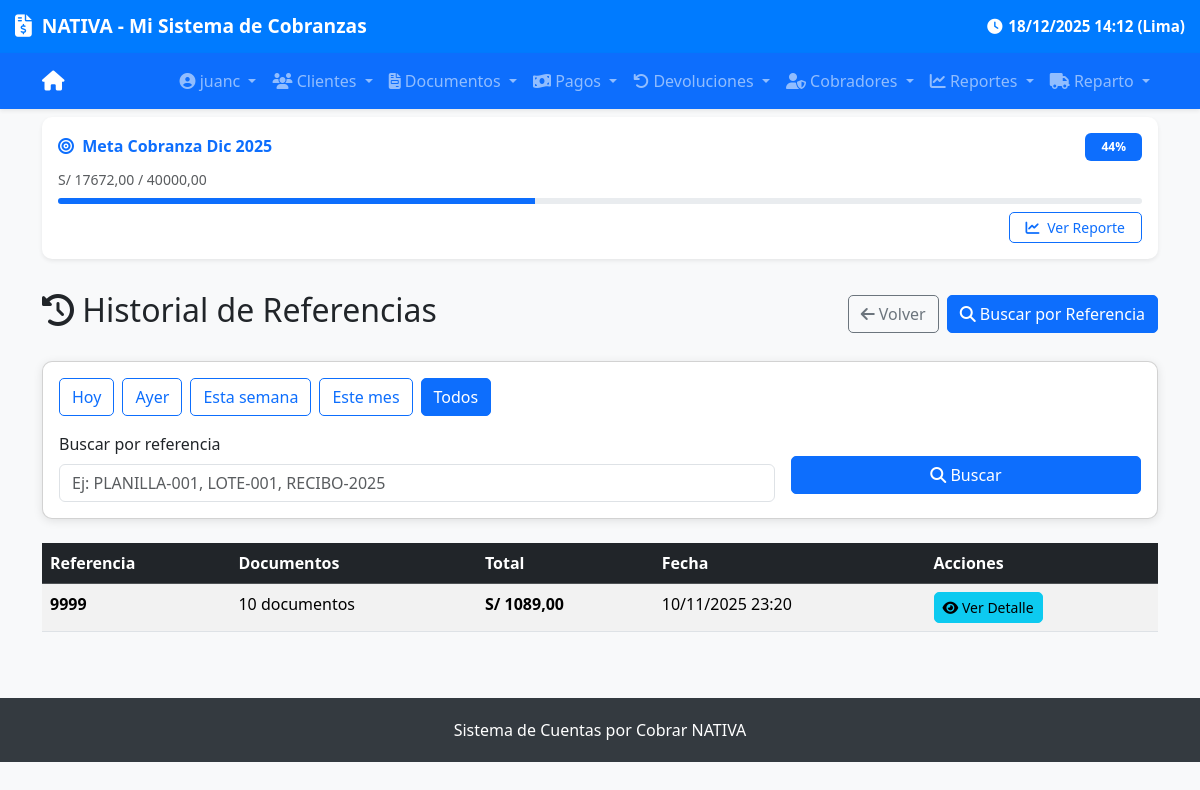
The page /cobros/historial-referencias/ (signed in) on the database its author committed.
### cobros/models.py (models this page shows, shortened)
class MetaMensual(models.Model):
    mes = models.DateField(help_text="Primer día del mes, ej: 2025-09-01")
    monto_objetivo = models.DecimalField(max_digits=12, decimal_places=2)
    descripcion = models.CharField(max_length=200, blank=True, null=True)
    creada_en = models.DateTimeField(auto_now_add=True)
    actualizada_en = models.DateTimeField(auto_now=True)
    class Meta:
        unique_together = ('mes',)
    @property
    def monto_alcanzado(self):
        from .models import Cobro
        from django.db.models import Sum
        import datetime
        try:
            if not self.mes:
                return Decimal('0.00')
            primer_dia = self.mes
            _, last_day = calendar.monthrange(primer_dia.year, primer_dia.month)
            ultimo_dia = primer_dia.replace(day=last_day)
            fecha_inicio = timezone.make_aware(
                datetime.datetime.combine(primer_dia, datetime.time.min)
            )
            fecha_fin = timezone.make_aware(
                datetime.datetime.combine(ultimo_dia, datetime.time.max)
            )
            total = Cobro.objects.filter(
                fecha__gte=fecha_inicio,
                fecha__lte=fecha_fin
            ).aggregate(total=Sum('monto'))['total'] or Decimal('0.00')
            return total
        except Exception as e:
            print(f"Error en monto_alcanzado: {e}")
            return Decimal('0.00')
    @property
    def porcentaje_alcanzado(self):
        if self.monto_objetivo <= 0:
            return 0
        return min((self.monto_alcanzado / self.monto_objetivo) * 100, 100)

### cobros/views.py (the view)
# urls.py: path('historial-referencias/', views.historial_referencias, name='historial_referencias'),
def historial_referencias(request):
    filtro_fecha = request.GET.get('fecha')
    query = request.GET.get('q', '').strip()  # ✅ Obtener búsqueda
    cobros = Cobro.objects.exclude(referencia__isnull=True).exclude(referencia='')
    if query:
        cobros = cobros.filter(referencia__icontains=query)
    hoy = timezone.localtime(timezone.now()).date()
    if filtro_fecha == 'hoy':
        cobros = cobros.filter(fecha__date=hoy)
    elif filtro_fecha == 'ayer':
        ayer = hoy - timedelta(days=1)
        cobros = cobros.filter(fecha__date=ayer)
    elif filtro_fecha == 'semana':
        inicio_semana = hoy - timedelta(days=hoy.weekday())  # Lunes de esta semana
        cobros = cobros.filter(fecha__date__gte=inicio_semana)
    elif filtro_fecha == 'mes':
        cobros = cobros.filter(fecha__date__year=hoy.year, fecha__date__month=hoy.month)
    referencias = (
        cobros.values('referencia')
        .annotate(
            count=Count('id'),
            total=Sum('monto'),
            fecha=Max('fecha')  # Último pago con esa referencia
        )
        .order_by('-fecha')
    )
    paginator = Paginator(referencias, 20)
    page_number = request.GET.get('page')
    page_obj = paginator.get_page(page_number)
    return render(request, 'cobros/historial_referencias.html', {
        'page_obj': page_obj,
        'filtro_fecha': filtro_fecha,
        'query': query,  # ✅ Pasar query al template
    })

### cobros/templates/cobros/historial_referencias.html (shortened to what this page needs)
{% extends 'base.html' %}
{% block content %}
<div class="d-flex justify-content-between align-items-center mb-4">
    <h2><i class="fas fa-history"></i> Historial de Referencias</h2>
    <div class="d-flex">
        <button type="button" class="btn btn-outline-secondary me-2" onclick="window.history.back();">
            <i class="fas fa-arrow-left"></i> Volver
        </button>
        <a href="{% url 'cobros:buscar_por_referencia' %}" class="btn btn-primary">
            <i class="fas fa-search"></i> Buscar por Referencia
        </a>
    </div>
</div>
<div class="card mb-4">
    <div class="card-body">
        <div class="d-flex flex-wrap gap-2 mb-3">
            <a href="{% url 'cobros:historial_referencias' %}?{% if query %}q={{ query|urlencode }}&{% endif %}fecha=hoy"
               class="btn {% if filtro_fecha == 'hoy' and not query %}btn-primary{% else %}btn-outline-primary{% endif %}">
                Hoy
            </a>
            <a href="{% url 'cobros:historial_referencias' %}?{% if query %}q={{ query|urlencode }}&{% endif %}fecha=ayer"
               class="btn {% if filtro_fecha == 'ayer' and not query %}btn-primary{% else %}btn-outline-primary{% endif %}">
                Ayer
            </a>
            <a href="{% url 'cobros:historial_referencias' %}?{% if query %}q={{ query|urlencode }}&{% endif %}fecha=semana"
               class="btn {% if filtro_fecha == 'semana' and not query %}btn-primary{% else %}btn-outline-primary{% endif %}">
                Esta semana
            </a>
            <a href="{% url 'cobros:historial_referencias' %}?{% if query %}q={{ query|urlencode }}&{% endif %}fecha=mes"
               class="btn {% if filtro_fecha == 'mes' and not query %}btn-primary{% else %}btn-outline-primary{% endif %}">
                Este mes
            </a>
            <a href="{% url 'cobros:historial_referencias' %}{% if query %}?q={{ query|urlencode }}{% endif %}"
               class="btn {% if not filtro_fecha and not query %}btn-primary{% else %}btn-outline-secondary{% endif %}">
                Todos
            </a>
        </div>
        <form method="get" class="row g-3 align-items-end">
            <div class="col-md-8">
                <label for="q" class="form-label">Buscar por referencia</label>
                <input type="text"
                       name="q"
                       id="q"
                       class="form-control"
                       placeholder="Ej: PLANILLA-001, LOTE-001, RECIBO-2025"
                       value="{{ query|default:'' }}">
            </div>
            <div class="col-md-4">
                <button type="submit" class="btn btn-primary w-100 mb-2">
                    <i class="fas fa-search"></i> Buscar
                </button>
            </div>
        </form>
    </div>
</div>
<div class="d-none d-md-block">
    <div class="table-responsive">
        <table class="table table-striped table-hover">
            <thead class="table-dark">
                <tr>
                    <th>Referencia</th>
                    <th>Documentos</th>
                    <th>Total</th>
                    <th>Fecha</th>
                    <th>Acciones</th>
                </tr>
            </thead>
            <tbody>
                {% for item in page_obj %}
                <tr>
                    <td><strong>{{ item.referencia }}</strong></td>
                    <td>{{ item.count }} documento{{ item.count|pluralize }}</td>
                    <td><strong>S/ {{ item.total|floatformat:2 }}</strong></td>
                    <td>{{ item.fecha|date:"d/m/Y H:i" }}</td>
                    <td>
                        <a href="{% url 'cobros:buscar_por_referencia' %}?q={{ item.referencia }}"
                           class="btn btn-sm btn-info">
                            <i class="fas fa-eye"></i> Ver Detalle
                        </a>
                    </td>
                </tr>
                {% empty %}
                <tr>
                    <td colspan="5" class="text-center py-4">
                        No hay referencias registradas.
                    </td>
                </tr>
                {% endfor %}
            </tbody>
        </table>
    </div>
</div>
{% endblock %}

### templates/base.html (shortened to what this page needs)
<!DOCTYPE html>
<html lang="es">
<head>
    <link href="https://cdn.jsdelivr.net/npm/bootstrap@5.3.3/dist/css/bootstrap.min.css" rel="stylesheet">
    <link href="https://cdnjs.cloudflare.com/ajax/libs/font-awesome/6.5.0/css/all.min.css" rel="stylesheet">
</head>
<body>
    <div class="header-container">
        <div class="brand-row">
            <div class="logo-text">
                <i class="fas fa-file-invoice-dollar"></i>
                <span><strong>NATIVA</strong> - Mi Sistema de Cobranzas</span>
            </div>
            <div class="time-info">
                <i class="fas fa-clock"></i>
                {% now "d/m/Y H:i" as current_time %}
                {{ current_time }} (Lima)
            </div>
        </div>
    </div>
    <nav class="navbar navbar-expand-lg navbar-dark bg-primary shadow-sm">
        <div class="container">
            <a class="navbar-brand" href="{% url 'clientes:cliente_list' %}">
                <i class="fas fa-home"></i>
            </a>
            <div class="collapse navbar-collapse" id="navbarNav">
                <ul class="navbar-nav ms-auto">
                    {% if user.is_authenticated %}
                        {% with es_repartidor=es_repartidor %}
                            {% if es_repartidor %}
                                <li class="nav-item dropdown">
                                    <a class="nav-link dropdown-toggle" href="#" role="button" data-bs-toggle="dropdown">
                                        <i class="fas fa-truck"></i> Reparto
                                    </a>
                                    <ul class="dropdown-menu dropdown-menu-end">
                                        <li><a class="dropdown-item" href="{% url 'documentos:despacho_lista' %}"><i class="fas fa-list"></i> Mis Reportes</a></li>
                                        <li><hr class="dropdown-divider"></li>
                                    </ul>
                                </li>
                                <li class="nav-item dropdown">
                                    <a class="nav-link dropdown-toggle" href="#" role="button" data-bs-toggle="dropdown">
                                        <i class="fas fa-user-circle"></i> {{ user.get_full_name|default:user.username }}
                                    </a>
                                    <ul class="dropdown-menu dropdown-menu-end">
                                        <li><span class="dropdown-item-text text-muted"><small><i class="fas fa-id-badge"></i> {{ user.username }}</small></span></li>
                                        <li><hr class="dropdown-divider"></li>
                                        <li>
                                            <form action="{% url 'logout' %}" method="post" class="m-0">
                                                {% csrf_token %}
                                                <button type="submit" class="dropdown-item text-danger w-100 text-start">
                                                    <i class="fas fa-sign-out-alt"></i> Cerrar Sesión
                                                </button>
                                            </form>
                                        </li>
                                    </ul>
                                </li>
                            {% else %}
                                <li class="nav-item dropdown">
                                    <a class="nav-link dropdown-toggle" href="#" role="button" data-bs-toggle="dropdown">
                                        <i class="fas fa-user-circle"></i> {{ user.get_full_name|default:user.username }}
                                    </a>
                                </li>
                                <li class="nav-item dropdown">
                                    <a class="nav-link dropdown-toggle" href="#" role="button" data-bs-toggle="dropdown">
                                        <i class="fas fa-users"></i> Clientes
                                    </a>
                                </li>
                                <li class="nav-item dropdown">
                                    <a class="nav-link dropdown-toggle" href="#" role="button" data-bs-toggle="dropdown">
                                        <i class="fas fa-file-invoice"></i> Documentos
                                    </a>
                                </li>
                                <li class="nav-item dropdown">
                                    <a class="nav-link dropdown-toggle" href="#" role="button" data-bs-toggle="dropdown">
                                        <i class="fas fa-money-bill-wave"></i> Pagos
                                    </a>
                                </li>
                                <li class="nav-item dropdown">
                                    <a class="nav-link dropdown-toggle" href="#" role="button" data-bs-toggle="dropdown">
                                        <i class="fas fa-undo"></i> Devoluciones
                                    </a>
                                </li>
                                {% if user.is_staff or user.is_superuser or user.username in 'juanc,adminaqp,VALERIA,CHRISTIAN' %}
                                    <li class="nav-item dropdown">
                                        <a class="nav-link dropdown-toggle" href="#" role="button" data-bs-toggle="dropdown">
                                            <i class="fas fa-user-shield"></i> Cobradores
                                        </a>
                                    </li>
                                {% endif %}
                                {% if user.is_staff or user.is_superuser or user.username in 'juanc,adminaqp,VALERIA' %}
                                    <li class="nav-item dropdown">
                                        <a class="nav-link dropdown-toggle" href="#" role="button" data-bs-toggle="dropdown">
                                            <i class="fas fa-chart-line"></i> Reportes
                                        </a>
                                            {% now "Y" as current_year %}
                                            {% now "n" as current_month %}
                                    </li>
                                {% endif %}
                                {% if user.is_staff or user.is_superuser or user.username in 'juanc,adminaqp,VALEeeeRIA,CHRISTIAN' %}
                                    <li class="nav-item dropdown">
                                        <a class="nav-link dropdown-toggle" href="#" role="button" data-bs-toggle="dropdown">
                                            <i class="fas fa-truck"></i> Reparto
                                        </a>
                                    </li>
                                {% endif %}
                            {% endif %}
                        {% endwith %}
                    {% endif %}
                </ul>
            </div>
        </div>
    </nav>
{% if user.is_authenticated and meta %}
    <div class="container-fluid py-2 mb-3">
        <div class="container">
            <div class="card border-0 shadow-sm bg-white" style="border-left: 4px solid #0d6efd;">
                <div class="card-body p-3">
                    <div class="d-flex justify-content-between align-items-center mb-2">
                        <h6 class="mb-0 text-primary fw-bold">
                            <i class="fas fa-bullseye me-1"></i>
                            Meta Cobranza {{ meta.mes|date:"M Y" }}
                        </h6>
                        <span class="badge bg-primary text-white px-3 py-2">
                            {{ meta.porcentaje_alcanzado|floatformat:0 }}%
                        </span>
                    </div>
                    <div class="small text-muted mb-2">
                        S/ {{ meta.monto_alcanzado|floatformat:2 }} / {{ meta.monto_objetivo|floatformat:2 }}
                    </div>
                    <div class="progress mb-2" style="height: 6px;">
                        <div class="progress-bar bg-primary" role="progressbar"
                             style="width: {{ meta.porcentaje_alcanzado|floatformat:0 }}%;"
                             aria-valuenow="{{ meta.porcentaje_alcanzado }}"
                             aria-valuemin="0" aria-valuemax="100">
                        </div>
                    </div>
                    {% if user.username == 'adminaqp' or user.username == 'juanc' or user.username == 'CHRISTIAN' %}
                        <div class="text-end mt-2">
                            <a href="{% url 'cobros:reporte_cartera' %}"
                               class="btn btn-sm btn-outline-primary px-3">
                                <i class="fas fa-chart-line me-1"></i> Ver Reporte
                            </a>
                        </div>
                    {% endif %}
                </div>
            </div>
        </div>
    </div>
{% endif %}
    <div class="container mt-4">
        {% block content %}{% endblock %}
    </div>
    <footer class="text-center">
        <div class="container">
            Sistema de Cuentas por Cobrar NATIVA
        </div>
    </footer>
</body>
</html>

### rows shown on the page
MetaMensual: mes "Dic 2025", porcentaje_alcanzado "44", monto_alcanzado "17672,00", monto_objetivo "40000,00"

### other values the page prints
{{ current_time }} "18/12/2025 14:12"
{{ user.get_full_name|default:user.username }} "juanc"
{{ item.referencia }} "9999"
{{ item.count }} "10"
{{ item.total|floatformat:2 }} "1089,00"
{{ item.fecha|date:"d/m/Y H:i" }} "10/11/2025 23:20"
